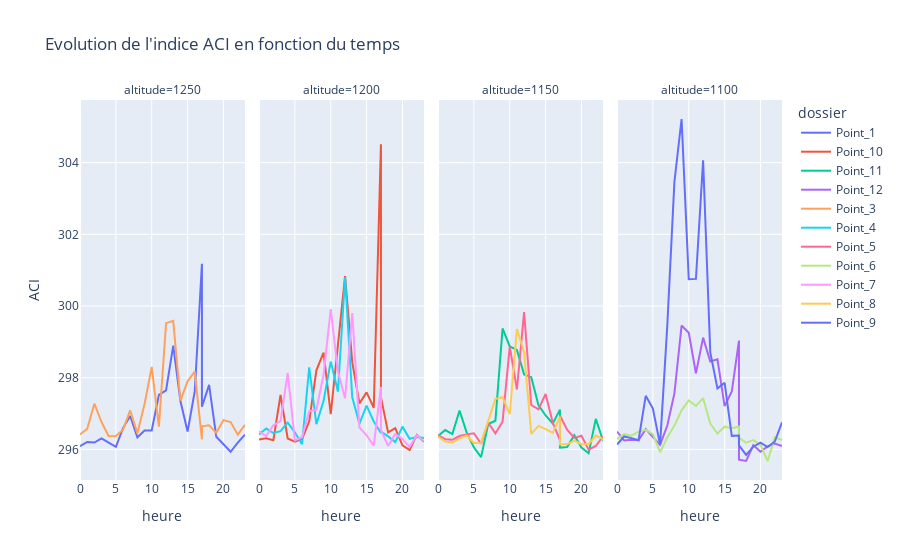

Notebook cell for this chart:
### Markdown cell above
### Specific metrics (median, mean)

### Code cell
indice = 'ACI'  # Choisir l’indice à visualiser ADI, NDSI, BI, H

fig = px.line(
    df_median_ACI,
    x='hour',
    y=indice,
    color='folder',
    title=f'Evolution de l\'indice {indice} en fonction du temps',
    log_y=False,
    facet_col='altitude',  
)
fig.show()

### Figure 1 — Plotly figure (JSON) as saved in the notebook; plotly's stock layout.template omitted (floating-point values rounded to 4 significant figures)
{"data": [{"hovertemplate": "dossier=Point_1<br>altitude=1250<br>heure=%{x}<br>ACI=%{y}<extra></extra>", "legendgroup": "Point_1", "line": {"color": "#636efa", "dash": "solid"}, "marker": {"symbol": "circle"}, "mode": "lines", "name": "Point_1", "orientation": "v", "showlegend": true, "type": "scatter", "x": [0, 1, 2, 3, 4, 5, 6, 7, 8, 9, 10, 11, 12, 13, 14, 15, 16, 17, 17, 18, 19, 20, 21, 22, 23], "xaxis": "x", "y": [296.1, 296.2, 296.2, 296.3, 296.2, 296.1, 296.6, 296.9, 296.3, 296.5, 296.5, 297.5, 297.6, 298.9, 297.3, 296.5, 297.6, 301.2, 297.2, 297.8, 296.4, 296.2, 295.9, 296.2, 296.4], "yaxis": "y"}, {"hovertemplate": "dossier=Point_10<br>altitude=1200<br>heure=%{x}<br>ACI=%{y}<extra></extra>", "legendgroup": "Point_10", "line": {"color": "#EF553B", "dash": "solid"}, "marker": {"symbol": "circle"}, "mode": "lines", "name": "Point_10", "orientation": "v", "showlegend": true, "type": "scatter", "x": [0, 1, 2, 3, 4, 5, 6, 7, 8, 9, 10, 11, 12, 13, 14, 15, 16, 17, 17, 18, 19, 20, 21, 22, 23], "xaxis": "x2", "y": [296.3, 296.3, 296.3, 297.5, 296.3, 296.2, 296.3, 296.8, 298.2, 298.7, 297.0, 299.0, 300.8, 298.4, 297.3, 297.6, 297.2, 304.5, 297.4, 296.5, 296.6, 296.1, 296.0, 296.4, 296.2], "yaxis": "y2"}, {"hovertemplate": "dossier=Point_11<br>altitude=1150<br>heure=%{x}<br>ACI=%{y}<extra></extra>", "legendgroup": "Point_11", "line": {"color": "#00cc96", "dash": "solid"}, "marker": {"symbol": "circle"}, "mode": "lines", "name": "Point_11", "orientation": "v", "showlegend": true, "type": "scatter", "x": [0, 1, 2, 3, 4, 5, 6, 7, 8, 9, 10, 11, 12, 13, 14, 15, 16, 17, 17, 18, 19, 20, 21, 22, 23], "xaxis": "x3", "y": [296.4, 296.5, 296.4, 297.1, 296.5, 296.1, 295.8, 296.7, 296.8, 299.4, 298.9, 298.8, 298.1, 298.0, 297.2, 296.9, 296.7, 297.1, 296.0, 296.1, 296.4, 296.1, 295.9, 296.9, 296.2], "yaxis": "y3"}, {"hovertemplate": "dossier=Point_12<br>altitude=1100<br>heure=%{x}<br>ACI=%{y}<extra></extra>", "legendgroup": "Point_12", "line": {"color": "#ab63fa", "dash": "solid"}, "marker": {"symbol": "circle"}, "mode": "lines", "name": "Point_12", "orientation": "v", "showlegend": true, "type": "scatter", "x": [0, 1, 2, 3, 4, 5, 6, 7, 8, 9, 10, 11, 12, 13, 14, 15, 16, 17, 17, 18, 19, 20, 21, 22, 23], "xaxis": "x4", "y": [296.5, 296.2, 296.3, 296.3, 296.6, 296.3, 296.1, 296.7, 297.6, 299.5, 299.3, 298.1, 299.1, 298.5, 298.5, 297.2, 297.6, 299.0, 295.7, 295.7, 296.1, 295.9, 296.1, 296.2, 296.1], "yaxis": "y4"}, {"hovertemplate": "dossier=Point_3<br>altitude=1250<br>heure=%{x}<br>ACI=%{y}<extra></extra>", "legendgroup": "Point_3", "line": {"color": "#FFA15A", "dash": "solid"}, "marker": {"symbol": "circle"}, "mode": "lines", "name": "Point_3", "orientation": "v", "showlegend": true, "type": "scatter", "x": [0, 1, 2, 3, 4, 5, 6, 7, 8, 9, 10, 11, 12, 13, 14, 15, 16, 17, 17, 18, 19, 20, 21, 22, 23], "xaxis": "x", "y": [296.4, 296.6, 297.3, 296.8, 296.4, 296.4, 296.5, 297.1, 296.4, 297.3, 298.3, 296.6, 299.5, 299.6, 297.4, 297.9, 298.2, 296.3, 296.6, 296.7, 296.5, 296.8, 296.8, 296.4, 296.7], "yaxis": "y"}, {"hovertemplate": "dossier=Point_4<br>altitude=1200<br>heure=%{x}<br>ACI=%{y}<extra></extra>", "legendgroup": "Point_4", "line": {"color": "#19d3f3", "dash": "solid"}, "marker": {"symbol": "circle"}, "mode": "lines", "name": "Point_4", "orientation": "v", "showlegend": true, "type": "scatter", "x": [0, 1, 2, 3, 4, 5, 6, 7, 8, 9, 10, 11, 12, 13, 14, 15, 16, 17, 17, 18, 19, 20, 21, 22, 23], "xaxis": "x2", "y": [296.4, 296.6, 296.5, 296.5, 296.7, 296.5, 296.1, 298.3, 296.7, 297.4, 298.5, 297.6, 300.8, 297.5, 296.7, 297.2, 296.8, 296.5, 296.5, 296.4, 296.2, 296.6, 296.3, 296.3, 296.3], "yaxis": "y2"}, {"hovertemplate": "dossier=Point_5<br>altitude=1150<br>heure=%{x}<br>ACI=%{y}<extra></extra>", "legendgroup": "Point_5", "line": {"color": "#FF6692", "dash": "solid"}, "marker": {"symbol": "circle"}, "mode": "lines", "name": "Point_5", "orientation": "v", "showlegend": true, "type": "scatter", "x": [0, 1, 2, 3, 4, 5, 6, 7, 8, 9, 10, 11, 12, 13, 14, 15, 16, 17, 17, 18, 19, 20, 21, 22, 23], "xaxis": "x3", "y": [296.4, 296.3, 296.3, 296.4, 296.4, 296.5, 296.2, 296.7, 296.4, 296.8, 298.9, 297.7, 299.8, 297.2, 297.1, 297.5, 296.7, 296.3, 296.9, 296.5, 296.3, 296.4, 296.0, 296.1, 296.4], "yaxis": "y3"}, {"hovertemplate": "dossier=Point_6<br>altitude=1100<br>heure=%{x}<br>ACI=%{y}<extra></extra>", "legendgroup": "Point_6", "line": {"color": "#B6E880", "dash": "solid"}, "marker": {"symbol": "circle"}, "mode": "lines", "name": "Point_6", "orientation": "v", "showlegend": true, "type": "scatter", "x": [0, 1, 2, 3, 4, 5, 6, 7, 8, 9, 10, 11, 12, 13, 14, 15, 16, 17, 17, 18, 19, 20, 21, 22, 23], "xaxis": "x4", "y": [296.3, 296.4, 296.4, 296.5, 296.5, 296.4, 295.9, 296.3, 296.7, 297.1, 297.4, 297.2, 297.4, 296.7, 296.4, 296.6, 296.6, 296.6, 296.3, 296.2, 296.3, 296.1, 295.7, 296.3, 296.3], "yaxis": "y4"}, {"hovertemplate": "dossier=Point_7<br>altitude=1200<br>heure=%{x}<br>ACI=%{y}<extra></extra>", "legendgroup": "Point_7", "line": {"color": "#FF97FF", "dash": "solid"}, "marker": {"symbol": "circle"}, "mode": "lines", "name": "Point_7", "orientation": "v", "showlegend": true, "type": "scatter", "x": [0, 1, 2, 3, 4, 5, 6, 7, 8, 9, 10, 11, 12, 13, 14, 15, 16, 17, 17, 18, 19, 20, 21, 22, 23], "xaxis": "x2", "y": [296.5, 296.4, 296.7, 296.8, 298.1, 296.3, 296.3, 297.1, 297.1, 298.1, 299.9, 298.2, 297.4, 299.8, 296.6, 296.4, 296.1, 297.7, 296.5, 296.1, 296.4, 296.3, 296.1, 296.4, 296.2], "yaxis": "y2"}, {"hovertemplate": "dossier=Point_8<br>altitude=1150<br>heure=%{x}<br>ACI=%{y}<extra></extra>", "legendgroup": "Point_8", "line": {"color": "#FECB52", "dash": "solid"}, "marker": {"symbol": "circle"}, "mode": "lines", "name": "Point_8", "orientation": "v", "showlegend": true, "type": "scatter", "x": [0, 1, 2, 3, 4, 5, 6, 7, 8, 9, 10, 11, 12, 13, 14, 15, 16, 17, 17, 18, 19, 20, 21, 22, 23], "xaxis": "x3", "y": [296.4, 296.2, 296.2, 296.3, 296.4, 296.2, 296.2, 296.8, 297.4, 297.5, 297.0, 299.4, 298.7, 296.4, 296.7, 296.6, 296.5, 296.9, 296.1, 296.1, 296.2, 296.1, 296.2, 296.4, 296.3], "yaxis": "y3"}, {"hovertemplate": "dossier=Point_9<br>altitude=1100<br>heure=%{x}<br>ACI=%{y}<extra></extra>", "legendgroup": "Point_9", "line": {"color": "#636efa", "dash": "solid"}, "marker": {"symbol": "circle"}, "mode": "lines", "name": "Point_9", "orientation": "v", "showlegend": true, "type": "scatter", "x": [0, 1, 2, 3, 4, 5, 6, 7, 8, 9, 10, 11, 12, 13, 14, 15, 16, 17, 17, 18, 19, 20, 21, 22, 23], "xaxis": "x4", "y": [296.1, 296.4, 296.3, 296.3, 297.5, 297.1, 296.1, 299.4, 303.5, 305.2, 300.7, 300.8, 304.1, 298.7, 297.7, 297.9, 296.4, 296.4, 296.1, 295.8, 296.1, 296.2, 296.1, 296.2, 296.8], "yaxis": "y4"}], "layout": {"annotations": [{"font": {}, "showarrow": false, "text": "altitude=1250", "x": 0.1175, "xanchor": "center", "xref": "paper", "y": 1, "yanchor": "bottom", "yref": "paper"}, {"font": {}, "showarrow": false, "text": "altitude=1200", "x": 0.3725, "xanchor": "center", "xref": "paper", "y": 1, "yanchor": "bottom", "yref": "paper"}, {"font": {}, "showarrow": false, "text": "altitude=1150", "x": 0.6275, "xanchor": "center", "xref": "paper", "y": 1, "yanchor": "bottom", "yref": "paper"}, {"font": {}, "showarrow": false, "text": "altitude=1100", "x": 0.8825, "xanchor": "center", "xref": "paper", "y": 1, "yanchor": "bottom", "yref": "paper"}], "legend": {"title": {"text": "dossier"}, "tracegroupgap": 0}, "title": {"text": "Evolution de l'indice ACI en fonction du temps"}, "xaxis": {"anchor": "y", "domain": [0, 0.235], "title": {"text": "heure"}}, "xaxis2": {"anchor": "y2", "domain": [0.255, 0.49], "matches": "x", "title": {"text": "heure"}}, "xaxis3": {"anchor": "y3", "domain": [0.51, 0.745], "matches": "x", "title": {"text": "heure"}}, "xaxis4": {"anchor": "y4", "domain": [0.765, 1.0], "matches": "x", "title": {"text": "heure"}}, "yaxis": {"anchor": "x", "domain": [0, 1], "title": {"text": "ACI"}}, "yaxis2": {"anchor": "x2", "domain": [0, 1], "matches": "y", "showticklabels": false}, "yaxis3": {"anchor": "x3", "domain": [0, 1], "matches": "y", "showticklabels": false}, "yaxis4": {"anchor": "x4", "domain": [0, 1], "matches": "y", "showticklabels": false}}}
